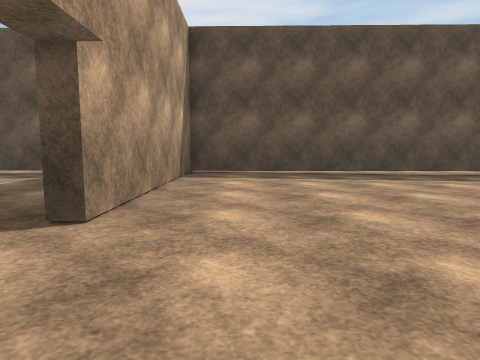
View 1 (above)

24 first-person views from a walk through a 3-D level made in the Unity game engine. The camera is 1.2 m above the floor, tilts 6° down and sees 75° across. The floor is counted in squares, 2 m on a side. Each view is taken from the middle of a square. On the plan, view 1 faces up. The plan holds only what a view shows up to about 9 squares ahead; the rest is blank. Surface patterns are stand-ins for the level's own textures.

View 2
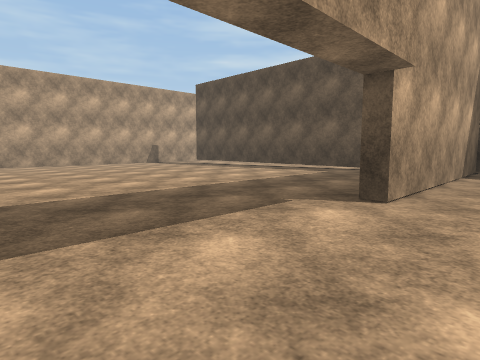

View 3
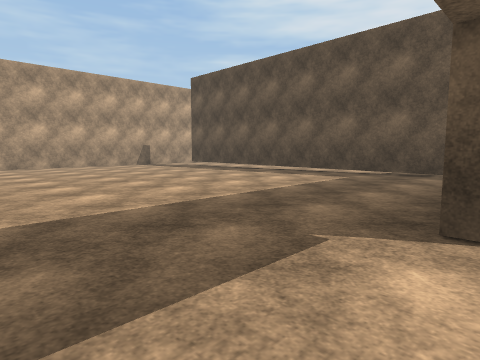

View 4
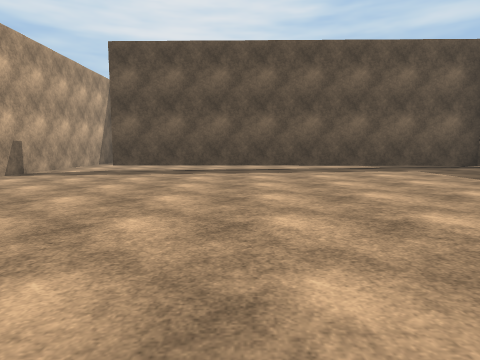

View 5
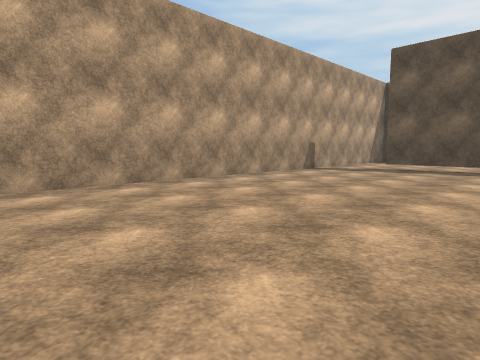

View 6
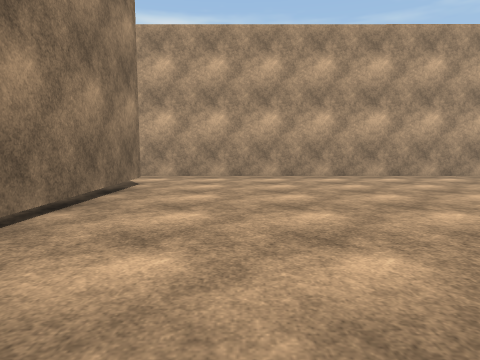

View 7
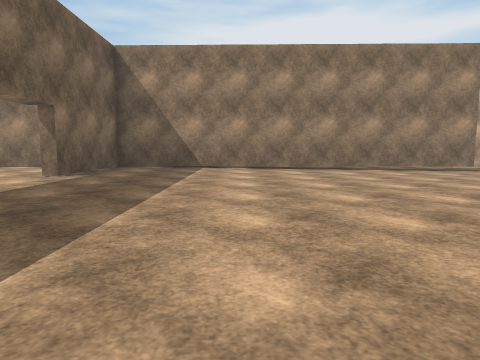

View 8
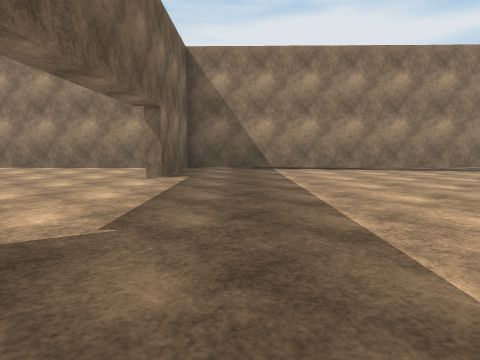

View 9
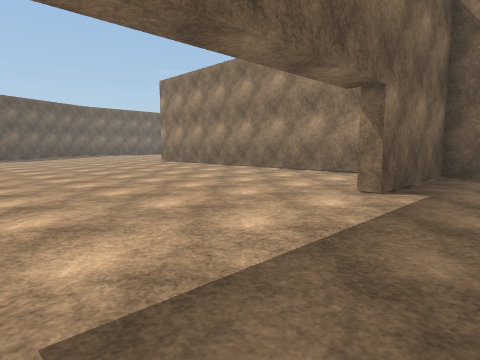

View 10
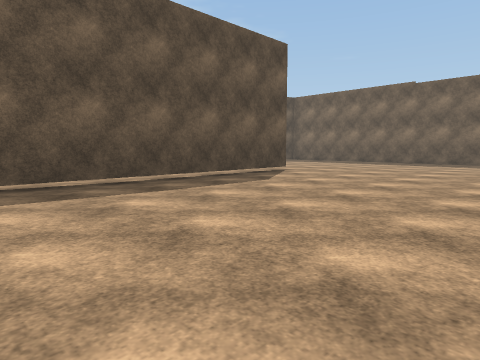

View 11
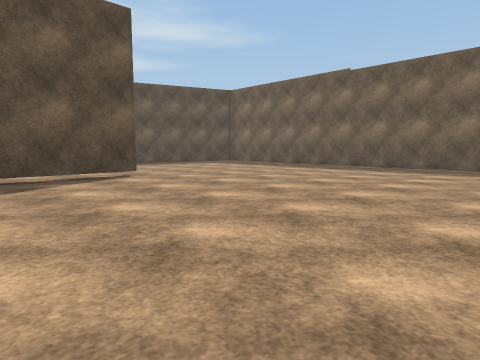

View 12
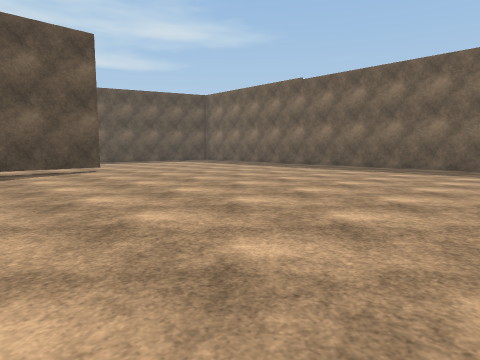

View 13
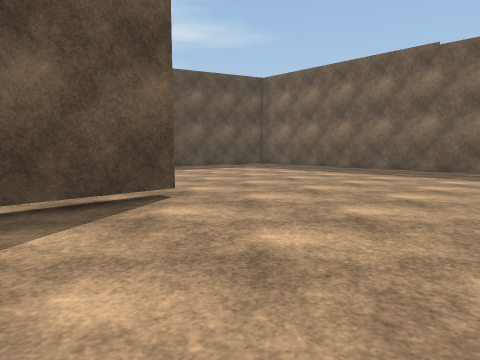

View 14
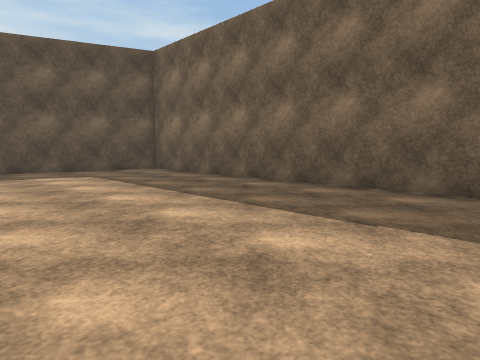

View 15
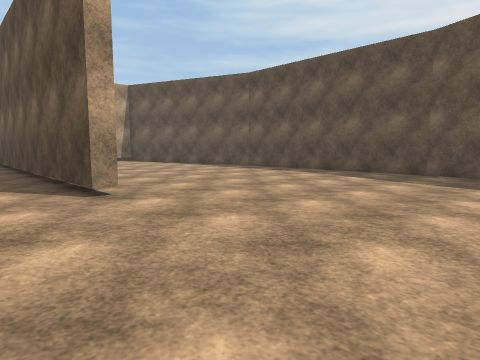

View 16
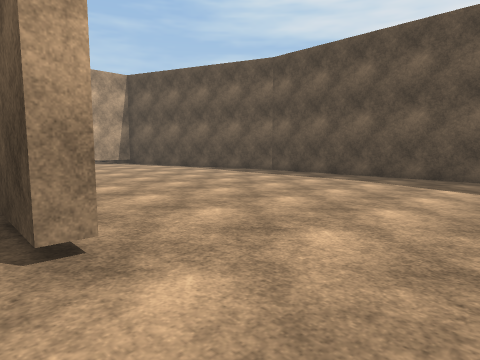

View 17
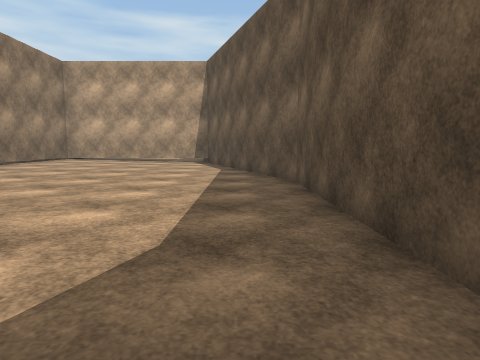

View 18
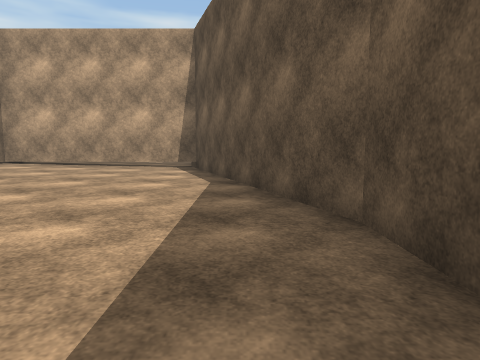

View 19
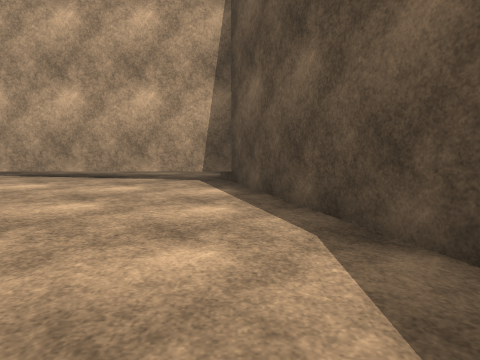

View 20
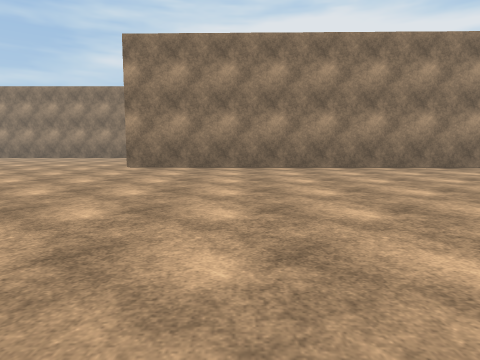

View 21
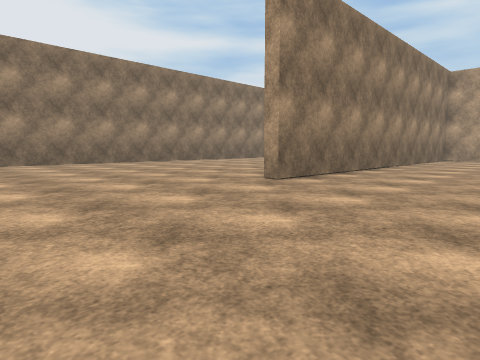

View 22
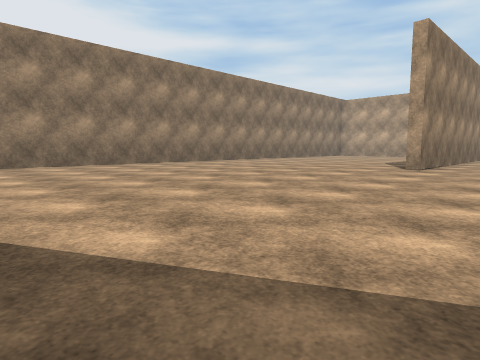

View 23
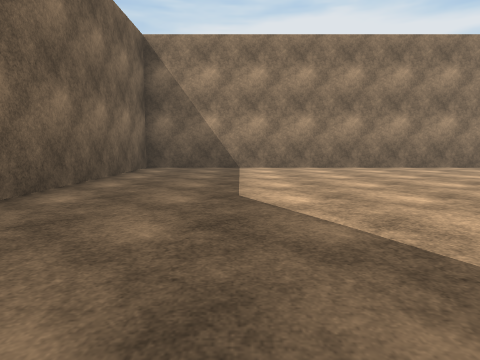

View 24
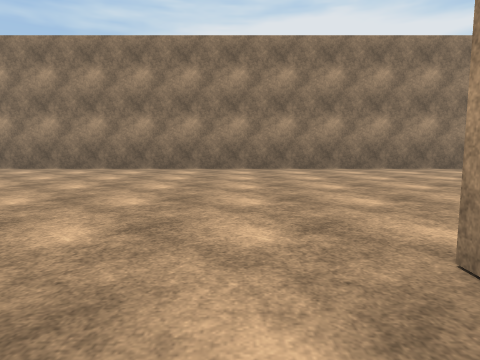

### Floor plan
Key: @ floor where view 1 was taken; # wall or solid block; . main floor; - floor 0.25 m lower than the main floor; T thing the floor can be seen under or through.
Columns run from 14 left of view 1 to 21 right of it. Each row starts with its distance up from view 1.
 15                 ###########
 14              ####---------- ###
 13              #----------------##
 12            --T-----------------#
 11            --T-----------------#
 10             -T-----------------#
  9         --- .T..---------------#
  8 #--#############.--------------#
  7 #------......#. TTTTTTTT-------#
  6 #-----.......#............-----#
  5 #-----.......#............-----#
  4 #-----.......#............-----#
  3 #-----.......#............-----#
  2 #-----....................-----#
  1 #-----....................-----#
  0 #-----........@...........-----#
 -1 #-----...................
 -2 #-----.......#..............
 -3 #-----.......#..................
 -4 #-----.......#...................
 -5 #--####################...........
 -6                       .............
 -7                      ..............#
 -8                      ..............#
 -9                     ...............#
-10                     ...............#
-11                    ................#
-12                   .................#
-13                   ##################

Positions as (right, up) in squares from view 1, and headings:
1: (0, 0), facing up
2: (0, -1), facing up-left
3: (-1, 0), facing up-left
4: (-8, -1), facing up
5: (-8, -2), facing up-left
6: (-6, -3), facing left
7: (-5, 4), facing down
8: (-3, 4), facing down
9: (-3, 2), facing down-right
10: (2, 2), facing up-right
11: (6, 1), facing up-right
12: (6, -1), facing up-right
13: (7, 4), facing up-right
14: (12, 4), facing up-right
15: (13, 6), facing up-left
16: (11, 7), facing up-left
17: (10, 14), facing left
18: (7, 14), facing left
19: (4, 13), facing left
20: (6, 3), facing down
21: (13, -2), facing down-left
22: (17, -3), facing down-left
23: (18, -4), facing down
24: (10, -4), facing down
